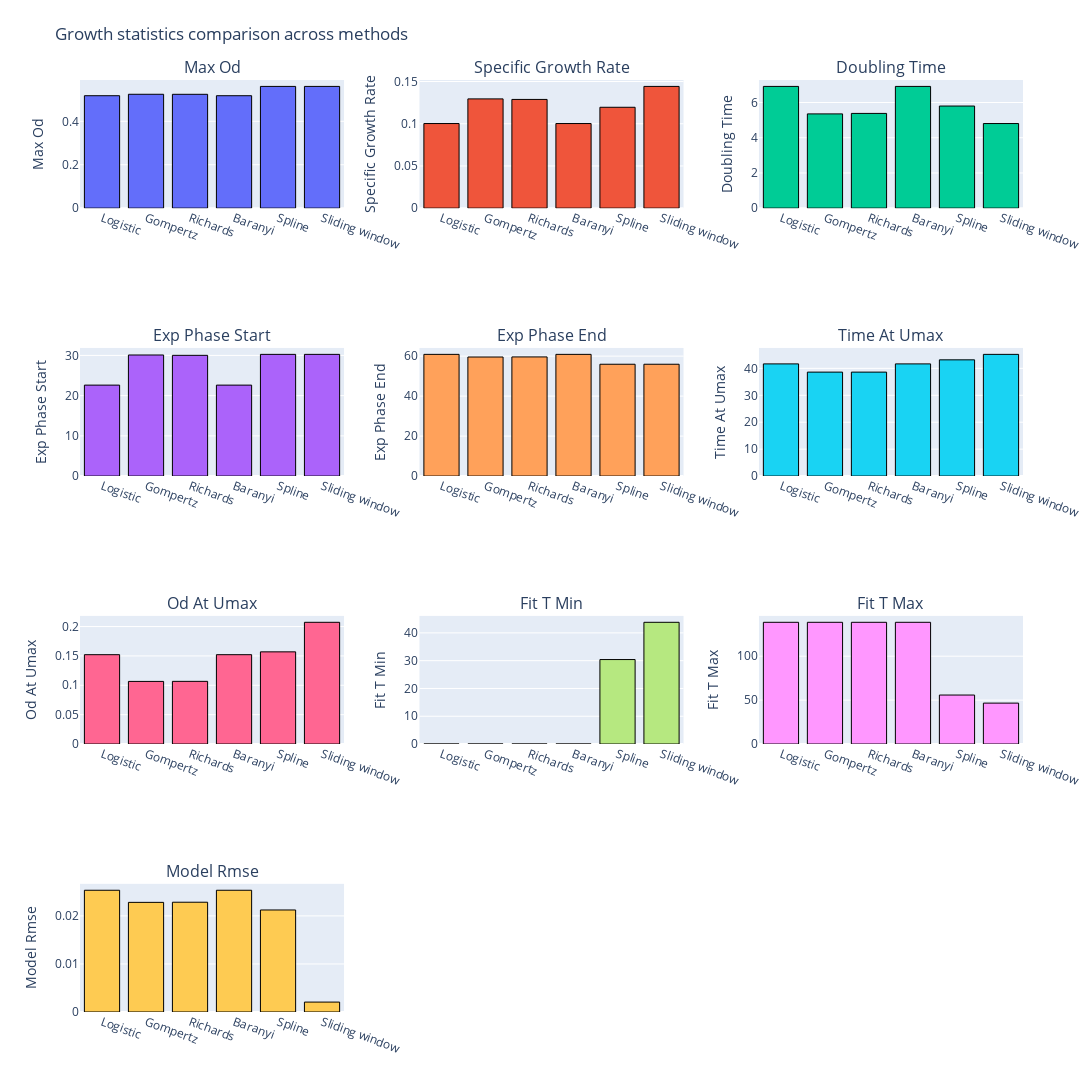

The cell this chart's notebook holds for it:
### Markdown cell above
To compare the calculated growth descriptors, they can be plotted in a bar graphs.

### Code cell
import math
import plotly.graph_objects as go
from plotly.subplots import make_subplots

# Build plots from the pandas table
metrics = list(stats_df.columns)
n_metrics = len(metrics)
n_cols = 3
n_rows = math.ceil(n_metrics / n_cols)

fig = make_subplots(
    rows=n_rows,
    cols=n_cols,
    subplot_titles=[key.replace("_", " ").title() for key in metrics],
    horizontal_spacing=0.08,
    vertical_spacing=0.15,
)

method_names = list(stats_df.index)
for i, key in enumerate(metrics):
    row = i // n_cols + 1
    col = i % n_cols + 1
    values = stats_df[key]
    numeric_values = values.apply(lambda v: pd.to_numeric(v, errors="coerce"))
    has_numeric = numeric_values.notna().any()

    if has_numeric:
        fig.add_trace(
            go.Bar(
                x=method_names,
                y=numeric_values.tolist(),
                showlegend=False,
                marker=dict(line=dict(color="black", width=1)),
            ),
            row=row,
            col=col,
        )
        fig.update_yaxes(
            title_text=key.replace("_", " ").title(), automargin=True, row=row, col=col
        )
    else:
        fig.add_trace(
            go.Bar(
                x=method_names,
                y=[0] * len(method_names),
                showlegend=False,
                marker=dict(line=dict(color="black", width=1)),
            ),
            row=row,
            col=col,
        )
        fig.update_yaxes(showticklabels=False, automargin=True, row=row, col=col)

    fig.update_xaxes(tickangle=20, automargin=True, row=row, col=col)

fig.update_layout(
    title="Growth statistics comparison across methods",
    height=300 * n_rows,
    width=1100,
    margin=dict(l=80, r=30, t=80, b=80),
)

fig.show()

### Figure 1 — Plotly figure (JSON) as saved in the notebook; plotly's stock layout.template omitted (floating-point values rounded to 4 significant figures)
{"data": [{"marker": {"line": {"color": "black", "width": 1}}, "showlegend": false, "type": "bar", "x": ["Logistic", "Gompertz", "Richards", "Baranyi", "Spline", "Sliding window"], "xaxis": "x", "y": [0.5179, 0.5245, 0.5244, 0.5179, 0.5608, 0.5608], "yaxis": "y"}, {"marker": {"line": {"color": "black", "width": 1}}, "showlegend": false, "type": "bar", "x": ["Logistic", "Gompertz", "Richards", "Baranyi", "Spline", "Sliding window"], "xaxis": "x2", "y": [0.1002, 0.1294, 0.1288, 0.1002, 0.1195, 0.1442], "yaxis": "y2"}, {"marker": {"line": {"color": "black", "width": 1}}, "showlegend": false, "type": "bar", "x": ["Logistic", "Gompertz", "Richards", "Baranyi", "Spline", "Sliding window"], "xaxis": "x3", "y": [6.915, 5.355, 5.381, 6.915, 5.8, 4.806], "yaxis": "y3"}, {"marker": {"line": {"color": "black", "width": 1}}, "showlegend": false, "type": "bar", "x": ["Logistic", "Gompertz", "Richards", "Baranyi", "Spline", "Sliding window"], "xaxis": "x4", "y": [22.61, 30.1, 30.02, 22.61, 30.26, 30.26], "yaxis": "y4"}, {"marker": {"line": {"color": "black", "width": 1}}, "showlegend": false, "type": "bar", "x": ["Logistic", "Gompertz", "Richards", "Baranyi", "Spline", "Sliding window"], "xaxis": "x5", "y": [60.89, 59.56, 59.61, 60.89, 55.95, 55.95], "yaxis": "y5"}, {"marker": {"line": {"color": "black", "width": 1}}, "showlegend": false, "type": "bar", "x": ["Logistic", "Gompertz", "Richards", "Baranyi", "Spline", "Sliding window"], "xaxis": "x6", "y": [41.66, 38.61, 38.61, 41.66, 43.16, 45.2], "yaxis": "y6"}, {"marker": {"line": {"color": "black", "width": 1}}, "showlegend": false, "type": "bar", "x": ["Logistic", "Gompertz", "Richards", "Baranyi", "Spline", "Sliding window"], "xaxis": "x7", "y": [0.1521, 0.1066, 0.1067, 0.1521, 0.1569, 0.2072], "yaxis": "y7"}, {"marker": {"line": {"color": "black", "width": 1}}, "showlegend": false, "type": "bar", "x": ["Logistic", "Gompertz", "Richards", "Baranyi", "Spline", "Sliding window"], "xaxis": "x8", "y": [0, 0, 0, 0, 30.4, 43.8], "yaxis": "y8"}, {"marker": {"line": {"color": "black", "width": 1}}, "showlegend": false, "type": "bar", "x": ["Logistic", "Gompertz", "Richards", "Baranyi", "Spline", "Sliding window"], "xaxis": "x9", "y": [138.6, 138.6, 138.6, 138.6, 55.8, 46.6], "yaxis": "y9"}, {"marker": {"line": {"color": "black", "width": 1}}, "showlegend": false, "type": "bar", "x": ["Logistic", "Gompertz", "Richards", "Baranyi", "Spline", "Sliding window"], "xaxis": "x10", "y": [0.02533, 0.02281, 0.02284, 0.02533, 0.02123, 0.002061], "yaxis": "y10"}], "layout": {"annotations": [{"font": {"size": 16}, "showarrow": false, "text": "Max Od", "x": 0.14, "xanchor": "center", "xref": "paper", "y": 1, "yanchor": "bottom", "yref": "paper"}, {"font": {"size": 16}, "showarrow": false, "text": "Specific Growth Rate", "x": 0.5, "xanchor": "center", "xref": "paper", "y": 1, "yanchor": "bottom", "yref": "paper"}, {"font": {"size": 16}, "showarrow": false, "text": "Doubling Time", "x": 0.86, "xanchor": "center", "xref": "paper", "y": 1, "yanchor": "bottom", "yref": "paper"}, {"font": {"size": 16}, "showarrow": false, "text": "Exp Phase Start", "x": 0.14, "xanchor": "center", "xref": "paper", "y": 0.7125, "yanchor": "bottom", "yref": "paper"}, {"font": {"size": 16}, "showarrow": false, "text": "Exp Phase End", "x": 0.5, "xanchor": "center", "xref": "paper", "y": 0.7125, "yanchor": "bottom", "yref": "paper"}, {"font": {"size": 16}, "showarrow": false, "text": "Time At Umax", "x": 0.86, "xanchor": "center", "xref": "paper", "y": 0.7125, "yanchor": "bottom", "yref": "paper"}, {"font": {"size": 16}, "showarrow": false, "text": "Od At Umax", "x": 0.14, "xanchor": "center", "xref": "paper", "y": 0.425, "yanchor": "bottom", "yref": "paper"}, {"font": {"size": 16}, "showarrow": false, "text": "Fit T Min", "x": 0.5, "xanchor": "center", "xref": "paper", "y": 0.425, "yanchor": "bottom", "yref": "paper"}, {"font": {"size": 16}, "showarrow": false, "text": "Fit T Max", "x": 0.86, "xanchor": "center", "xref": "paper", "y": 0.425, "yanchor": "bottom", "yref": "paper"}, {"font": {"size": 16}, "showarrow": false, "text": "Model Rmse", "x": 0.14, "xanchor": "center", "xref": "paper", "y": 0.1375, "yanchor": "bottom", "yref": "paper"}], "height": 1200, "margin": {"b": 80, "l": 80, "r": 30, "t": 80}, "title": {"text": "Growth statistics comparison across methods"}, "width": 1100, "xaxis": {"anchor": "y", "automargin": true, "domain": [0, 0.28], "tickangle": 20}, "xaxis10": {"anchor": "y10", "automargin": true, "domain": [0, 0.28], "tickangle": 20}, "xaxis11": {"anchor": "y11", "domain": [0.36, 0.64]}, "xaxis12": {"anchor": "y12", "domain": [0.72, 1]}, "xaxis2": {"anchor": "y2", "automargin": true, "domain": [0.36, 0.64], "tickangle": 20}, "xaxis3": {"anchor": "y3", "automargin": true, "domain": [0.72, 1], "tickangle": 20}, "xaxis4": {"anchor": "y4", "automargin": true, "domain": [0, 0.28], "tickangle": 20}, "xaxis5": {"anchor": "y5", "automargin": true, "domain": [0.36, 0.64], "tickangle": 20}, "xaxis6": {"anchor": "y6", "automargin": true, "domain": [0.72, 1], "tickangle": 20}, "xaxis7": {"anchor": "y7", "automargin": true, "domain": [0, 0.28], "tickangle": 20}, "xaxis8": {"anchor": "y8", "automargin": true, "domain": [0.36, 0.64], "tickangle": 20}, "xaxis9": {"anchor": "y9", "automargin": true, "domain": [0.72, 1], "tickangle": 20}, "yaxis": {"anchor": "x", "automargin": true, "domain": [0.8625, 1], "title": {"text": "Max Od"}}, "yaxis10": {"anchor": "x10", "automargin": true, "domain": [0, 0.1375], "title": {"text": "Model Rmse"}}, "yaxis11": {"anchor": "x11", "domain": [0, 0.1375]}, "yaxis12": {"anchor": "x12", "domain": [0, 0.1375]}, "yaxis2": {"anchor": "x2", "automargin": true, "domain": [0.8625, 1], "title": {"text": "Specific Growth Rate"}}, "yaxis3": {"anchor": "x3", "automargin": true, "domain": [0.8625, 1], "title": {"text": "Doubling Time"}}, "yaxis4": {"anchor": "x4", "automargin": true, "domain": [0.575, 0.7125], "title": {"text": "Exp Phase Start"}}, "yaxis5": {"anchor": "x5", "automargin": true, "domain": [0.575, 0.7125], "title": {"text": "Exp Phase End"}}, "yaxis6": {"anchor": "x6", "automargin": true, "domain": [0.575, 0.7125], "title": {"text": "Time At Umax"}}, "yaxis7": {"anchor": "x7", "automargin": true, "domain": [0.2875, 0.425], "title": {"text": "Od At Umax"}}, "yaxis8": {"anchor": "x8", "automargin": true, "domain": [0.2875, 0.425], "title": {"text": "Fit T Min"}}, "yaxis9": {"anchor": "x9", "automargin": true, "domain": [0.2875, 0.425], "title": {"text": "Fit T Max"}}}}
